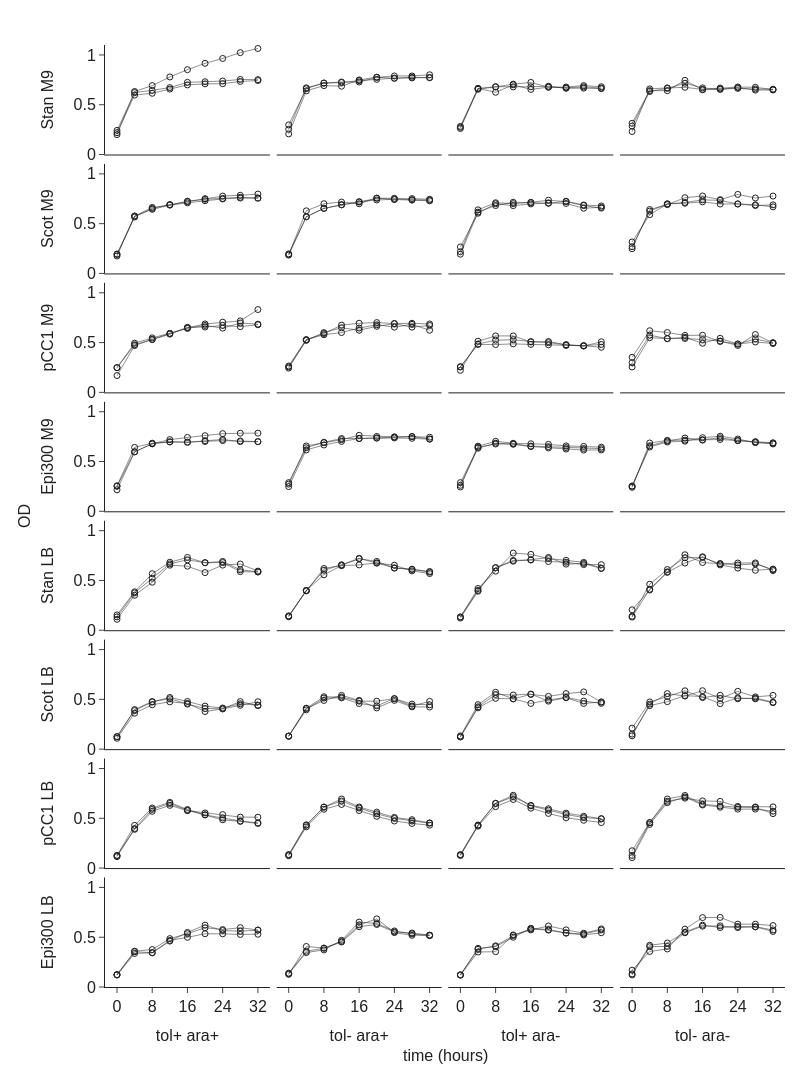

The cell this chart's notebook holds for it:
### Code cell
rows_map = {
    ("Stan",    "M9"): 1,
    ("Scot",    "M9"): 2,
    ("pCC1",    "M9"): 3,
    ("Epi300",  "M9"): 4,
    ("Stan",    "LB"): 5,
    ("Scot",    "LB"): 6,
    ("pCC1",    "LB"): 7,
    ("Epi300",  "LB"): 8,
}
cols_map = {
    "tol+ ara+": 1,
    "tol- ara+": 2,
    "tol+ ara-": 3,
    "tol- ara-": 4,
}

ROWS = 8
COLS = 4
fig = BaseFigure(
    shape=(COLS, ROWS),
    shared_yaxes=True, shared_xaxes=True,
    horizontal_spacing=0.01, vertical_spacing=0.01,
    y_title="OD",
    x_title="time (hours)",
    # subplot_titles=[_format_name(name) for name, _ in _todo]
)
for i, ann in enumerate(fig.layout.annotations):
    a, b = ann.x, ann.y
    if ann.x == 0.5: # x title
        ann.y -= 0.03
    else: # y title
        ann.x -= 0.045

panels = {}
for _, df_row in df.iterrows():
    row = rows_map[(df_row.clone, df_row.media)]
    col = cols_map[df_row.condition]
    k = (col, row)
    panels[k] = panels.get(k, [])+[(df_row.replicate, df_row.time, df_row.OD)]

for (col, row), vals in panels.items():
    mat = np.array(vals, dtype=float)
    for i in [1, 2, 3]:
        _f = mat[:, 0] == i
        rep = mat[_f, 1:]
        rep = rep[:9] # stop at 32 h
        fig.add_trace(
            go.Scatter(
                x = [x for x, y in rep],
                y = [y for x, y in rep],
                marker=dict(
                size=6,
                color=COLORS.TRANSPARENT,
                line=dict(
                    width=1,
                    color=Color.Hex("212121").color_value,
                )
            ),
            line=dict(
                width=1,
                color=Color.Hex("212121").Fade(0.5).color_value,
            ),
                showlegend=False,
            ),
            col=col, row=row,
        )
axis_hide = dict(ticks=None, showticklabels=False, showline=False)
axis_show = dict(ticks="outside", showticklabels=True, showline=True)
row_titles = list(rows_map)
col_titles = list(cols_map)
fig = ApplyTemplate(
    fig,
    default_xaxis=axis_hide|dict(showline=True),
    default_yaxis=axis_hide,
    axis = {
        f"1 {y+1} y": axis_show|dict(range=[0, 1.1], title=dict(text=" ".join(row_titles[y]), font_size=16))
        for y in range(ROWS)
    } | {
        f"{x+1} {ROWS} x": axis_show|dict(dtick=8, title=dict(text=col_titles[x], font_size=16))
        for x in range(COLS)
    },
    layout=dict(
        width=800, height=1200,
        margin=dict(l=105, r=15, t=45, b=105),
    )
)
fig.show()
fig.write_image("./cache/ScaDC_growth_kinetics.svg")
